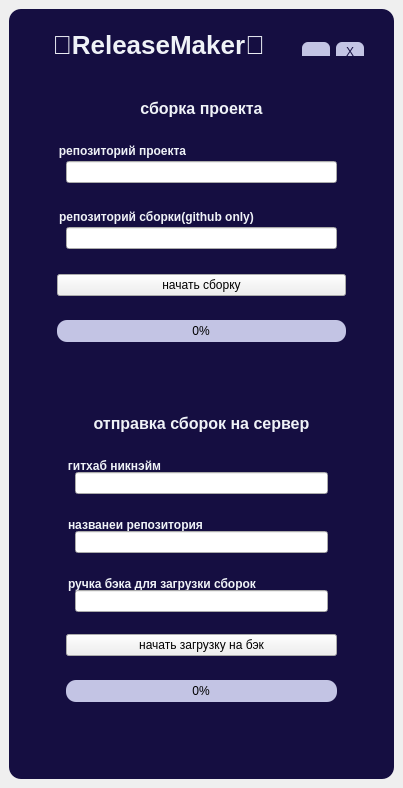
<?xml version="1.0" encoding="UTF-8"?>
<ui version="4.0">
 <class>MainWindow</class>
 <widget class="QMainWindow" name="MainWindow">
  <property name="geometry">
   <rect>
    <x>0</x>
    <y>0</y>
    <width>403</width>
    <height>788</height>
   </rect>
  </property>
  <property name="windowTitle">
   <string>MainWindow</string>
  </property>
  <widget class="QWidget" name="centralwidget">
   <layout class="QVBoxLayout" name="verticalLayout">
    <item>
     <widget class="QFrame" name="frame">
      <property name="styleSheet">
       <string notr="true">QFrame{
    background-color: #150E41;
    border-radius: 12px;
}</string>
      </property>
      <property name="frameShape">
       <enum>QFrame::StyledPanel</enum>
      </property>
      <property name="frameShadow">
       <enum>QFrame::Raised</enum>
      </property>
      <layout class="QVBoxLayout" name="verticalLayout_2">
       <item>
        <widget class="QGroupBox" name="header">
         <property name="maximumSize">
          <size>
           <width>16777215</width>
           <height>50</height>
          </size>
         </property>
         <property name="styleSheet">
          <string notr="true">border: 0;</string>
         </property>
         <property name="title">
          <string/>
         </property>
         <layout class="QHBoxLayout" name="horizontalLayout">
          <item>
           <widget class="QLabel" name="logo">
            <property name="maximumSize">
             <size>
              <width>290</width>
              <height>16777215</height>
             </size>
            </property>
            <property name="styleSheet">
             <string notr="true">QLabel{
	 font-size: 26px;
    font-weight: 600;
    color: #EFF2F7;
}</string>
            </property>
            <property name="text">
             <string>🚀ReleaseMaker🚀</string>
            </property>
            <property name="alignment">
             <set>Qt::AlignCenter</set>
            </property>
           </widget>
          </item>
          <item>
           <widget class="QGroupBox" name="system_btns">
            <property name="maximumSize">
             <size>
              <width>80</width>
              <height>16777215</height>
             </size>
            </property>
            <property name="title">
             <string/>
            </property>
            <property name="alignment">
             <set>Qt::AlignLeading|Qt::AlignLeft|Qt::AlignVCenter</set>
            </property>
            <layout class="QHBoxLayout" name="horizontalLayout_2">
             <item>
              <widget class="QPushButton" name="btn_hidden_app">
               <property name="minimumSize">
                <size>
                 <width>20</width>
                 <height>20</height>
                </size>
               </property>
               <property name="maximumSize">
                <size>
                 <width>30</width>
                 <height>30</height>
                </size>
               </property>
               <property name="styleSheet">
                <string notr="true">QPushButton{
    color: #150E41;
    border-radius: 6px;
    background-color: #C3C4E4;
}</string>
               </property>
               <property name="text">
                <string>_</string>
               </property>
              </widget>
             </item>
             <item>
              <widget class="QPushButton" name="btn_close_app">
               <property name="minimumSize">
                <size>
                 <width>20</width>
                 <height>20</height>
                </size>
               </property>
               <property name="maximumSize">
                <size>
                 <width>30</width>
                 <height>16777215</height>
                </size>
               </property>
               <property name="styleSheet">
                <string notr="true">QPushButton{
    color: #150E41;
    border-radius: 6px;
    background-color: #C3C4E4;
}</string>
               </property>
               <property name="text">
                <string>X</string>
               </property>
              </widget>
             </item>
            </layout>
           </widget>
          </item>
         </layout>
        </widget>
       </item>
       <item>
        <widget class="QGroupBox" name="main">
         <property name="styleSheet">
          <string notr="true">QGroupBox{
    border: 0;
}</string>
         </property>
         <property name="title">
          <string/>
         </property>
         <layout class="QVBoxLayout" name="verticalLayout_4">
          <item>
           <widget class="QGroupBox" name="build_box">
            <property name="maximumSize">
             <size>
              <width>16777215</width>
              <height>300</height>
             </size>
            </property>
            <property name="title">
             <string/>
            </property>
            <layout class="QVBoxLayout" name="verticalLayout_5">
             <item>
              <widget class="QLabel" name="build_laber">
               <property name="maximumSize">
                <size>
                 <width>16777215</width>
                 <height>20</height>
                </size>
               </property>
               <property name="styleSheet">
                <string notr="true">QLabel{
    font-size: 16px;
    font-weight: 600;
    color: #EFF2F7;
}</string>
               </property>
               <property name="text">
                <string>сборка проекта</string>
               </property>
               <property name="alignment">
                <set>Qt::AlignCenter</set>
               </property>
              </widget>
             </item>
             <item>
              <widget class="QGroupBox" name="content_box">
               <property name="title">
                <string/>
               </property>
               <layout class="QVBoxLayout" name="verticalLayout_6">
                <item>
                 <widget class="QGroupBox" name="input_box">
                  <property name="title">
                   <string/>
                  </property>
                  <layout class="QVBoxLayout" name="verticalLayout_8">
                   <item>
                    <widget class="QGroupBox" name="groupBox_8">
                     <property name="styleSheet">
                      <string notr="true">    font-size: 12px;
    font-weight: 600;
    color: #EFF2F7;</string>
                     </property>
                     <property name="title">
                      <string>репозиторий проекта</string>
                     </property>
                     <layout class="QVBoxLayout" name="verticalLayout_9">
                      <item>
                       <widget class="QLineEdit" name="input_project_repo">
                        <property name="styleSheet">
                         <string notr="true">color: #2A313C;</string>
                        </property>
                        <property name="text">
                         <string/>
                        </property>
                       </widget>
                      </item>
                     </layout>
                    </widget>
                   </item>
                   <item>
                    <widget class="QGroupBox" name="groupBox_9">
                     <property name="styleSheet">
                      <string notr="true">    font-size: 12px;
    font-weight: 600;
    color: #EFF2F7;</string>
                     </property>
                     <property name="title">
                      <string>репозиторий сборки(github only)</string>
                     </property>
                     <layout class="QVBoxLayout" name="verticalLayout_10">
                      <item>
                       <widget class="QLineEdit" name="input_builder_repo">
                        <property name="styleSheet">
                         <string notr="true">color: #2A313C;</string>
                        </property>
                        <property name="text">
                         <string/>
                        </property>
                       </widget>
                      </item>
                     </layout>
                    </widget>
                   </item>
                   <item>
                    <widget class="QPushButton" name="btn_start_build">
                     <property name="text">
                      <string>начать сборку</string>
                     </property>
                    </widget>
                   </item>
                  </layout>
                 </widget>
                </item>
                <item>
                 <widget class="QGroupBox" name="loading_box">
                  <property name="minimumSize">
                   <size>
                    <width>0</width>
                    <height>30</height>
                   </size>
                  </property>
                  <property name="maximumSize">
                   <size>
                    <width>16777215</width>
                    <height>60</height>
                   </size>
                  </property>
                  <property name="title">
                   <string/>
                  </property>
                  <layout class="QVBoxLayout" name="verticalLayout_7">
                   <item>
                    <widget class="QProgressBar" name="buil_progress">
                     <property name="styleSheet">
                      <string notr="true">QProgressBar{
    background-color: #C3C4E4;
     border-radius: 10px;
}

QProgressBar::chunk{
	background-color: qlineargradient(spread:pad, x1:0, y1:0, x2:1, y2:0, stop:0 rgba(255, 0, 255, 255), stop:1 rgba(255, 0, 101, 255));
     border-radius: 10px;
}</string>
                     </property>
                     <property name="value">
                      <number>0</number>
                     </property>
                     <property name="alignment">
                      <set>Qt::AlignCenter</set>
                     </property>
                    </widget>
                   </item>
                   <item>
                    <widget class="QLabel" name="lebel_build_status">
                     <property name="styleSheet">
                      <string notr="true">    font-size: 12px;
    font-weight: 600;
    color: #EFF2F7;</string>
                     </property>
                     <property name="text">
                      <string/>
                     </property>
                     <property name="alignment">
                      <set>Qt::AlignCenter</set>
                     </property>
                    </widget>
                   </item>
                  </layout>
                 </widget>
                </item>
               </layout>
              </widget>
             </item>
            </layout>
           </widget>
          </item>
          <item>
           <widget class="QGroupBox" name="groupBox_4">
            <property name="title">
             <string/>
            </property>
            <layout class="QVBoxLayout" name="verticalLayout_3">
             <item>
              <widget class="QGroupBox" name="send_to_back_box_2">
               <property name="title">
                <string/>
               </property>
               <layout class="QVBoxLayout" name="verticalLayout_13">
                <item>
                 <widget class="QLabel" name="send_to_back_laber_2">
                  <property name="maximumSize">
                   <size>
                    <width>16777215</width>
                    <height>20</height>
                   </size>
                  </property>
                  <property name="styleSheet">
                   <string notr="true">QLabel{
    font-size: 16px;
    font-weight: 600;
    color: #EFF2F7;
}</string>
                  </property>
                  <property name="text">
                   <string>отправка сборок на сервер</string>
                  </property>
                  <property name="alignment">
                   <set>Qt::AlignCenter</set>
                  </property>
                 </widget>
                </item>
                <item>
                 <widget class="QGroupBox" name="content_box_2">
                  <property name="title">
                   <string/>
                  </property>
                  <layout class="QVBoxLayout" name="verticalLayout_14">
                   <item>
                    <widget class="QGroupBox" name="input_box_2">
                     <property name="title">
                      <string/>
                     </property>
                     <layout class="QVBoxLayout" name="verticalLayout_15">
                      <item>
                       <widget class="QGroupBox" name="groupBox_10">
                        <property name="styleSheet">
                         <string notr="true">    font-size: 12px;
    font-weight: 600;
    color: #EFF2F7;</string>
                        </property>
                        <property name="title">
                         <string>гитхаб никнэйм</string>
                        </property>
                        <layout class="QVBoxLayout" name="verticalLayout_16">
                         <item>
                          <widget class="QLineEdit" name="input_nickname">
                           <property name="styleSheet">
                            <string notr="true">color: #2A313C;</string>
                           </property>
                           <property name="text">
                            <string/>
                           </property>
                          </widget>
                         </item>
                        </layout>
                       </widget>
                      </item>
                      <item>
                       <widget class="QGroupBox" name="groupBox">
                        <property name="styleSheet">
                         <string notr="true">    font-size: 12px;
    font-weight: 600;
    color: #EFF2F7;</string>
                        </property>
                        <property name="title">
                         <string>названеи репозитория</string>
                        </property>
                        <layout class="QVBoxLayout" name="verticalLayout_11">
                         <item>
                          <widget class="QLineEdit" name="input_repo_name">
                           <property name="styleSheet">
                            <string notr="true">color: #2A313C;</string>
                           </property>
                          </widget>
                         </item>
                        </layout>
                       </widget>
                      </item>
                      <item>
                       <widget class="QGroupBox" name="groupBox_11">
                        <property name="styleSheet">
                         <string notr="true">    font-size: 12px;
    font-weight: 600;
    color: #EFF2F7;</string>
                        </property>
                        <property name="title">
                         <string>ручка бэка для загрузки сборок</string>
                        </property>
                        <layout class="QVBoxLayout" name="verticalLayout_17">
                         <item>
                          <widget class="QLineEdit" name="input_server_endpoint">
                           <property name="styleSheet">
                            <string notr="true">color: #2A313C;</string>
                           </property>
                           <property name="text">
                            <string/>
                           </property>
                          </widget>
                         </item>
                        </layout>
                       </widget>
                      </item>
                      <item>
                       <widget class="QPushButton" name="btn_send_to_back">
                        <property name="text">
                         <string>начать загрузку на бэк</string>
                        </property>
                       </widget>
                      </item>
                     </layout>
                    </widget>
                   </item>
                   <item>
                    <widget class="QGroupBox" name="loading_box_2">
                     <property name="minimumSize">
                      <size>
                       <width>0</width>
                       <height>30</height>
                      </size>
                     </property>
                     <property name="maximumSize">
                      <size>
                       <width>16777215</width>
                       <height>60</height>
                      </size>
                     </property>
                     <property name="title">
                      <string/>
                     </property>
                     <layout class="QVBoxLayout" name="verticalLayout_18">
                      <item>
                       <widget class="QProgressBar" name="send_progress">
                        <property name="styleSheet">
                         <string notr="true">QProgressBar{
    background-color: #C3C4E4;
     border-radius: 10px;
}

QProgressBar::chunk{
	background-color: qlineargradient(spread:pad, x1:0, y1:0, x2:1, y2:0, stop:0 rgba(255, 0, 255, 255), stop:1 rgba(255, 0, 101, 255));
     border-radius: 10px;
}</string>
                        </property>
                        <property name="value">
                         <number>0</number>
                        </property>
                        <property name="alignment">
                         <set>Qt::AlignCenter</set>
                        </property>
                       </widget>
                      </item>
                      <item>
                       <widget class="QLabel" name="lebel_send_status_2">
                        <property name="styleSheet">
                         <string notr="true">    font-size: 12px;
    font-weight: 600;
    color: #EFF2F7;</string>
                        </property>
                        <property name="text">
                         <string/>
                        </property>
                        <property name="alignment">
                         <set>Qt::AlignCenter</set>
                        </property>
                       </widget>
                      </item>
                     </layout>
                    </widget>
                   </item>
                  </layout>
                 </widget>
                </item>
               </layout>
              </widget>
             </item>
            </layout>
           </widget>
          </item>
         </layout>
        </widget>
       </item>
      </layout>
     </widget>
    </item>
   </layout>
  </widget>
 </widget>
 <resources/>
 <connections/>
</ui>
